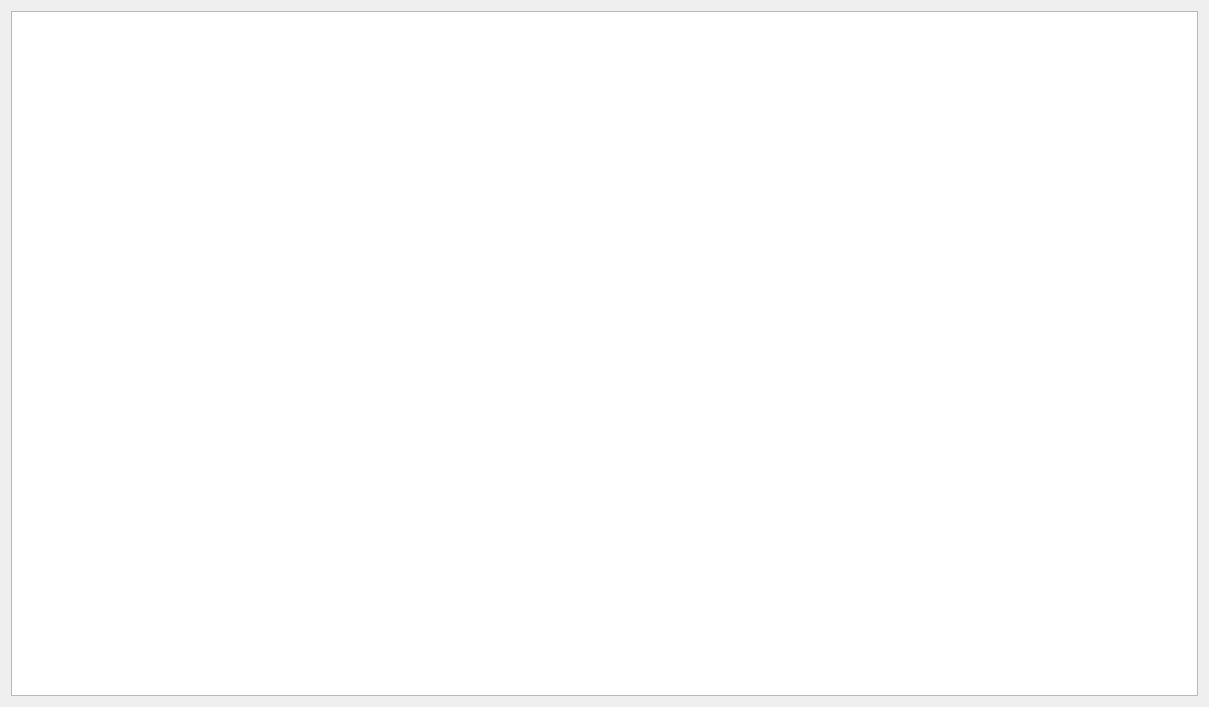
<?xml version="1.0" encoding="UTF-8"?>
<ui version="4.0">
 <class>Dialog</class>
 <widget class="QDialog" name="Dialog">
  <property name="geometry">
   <rect>
    <x>0</x>
    <y>0</y>
    <width>1209</width>
    <height>707</height>
   </rect>
  </property>
  <property name="sizePolicy">
   <sizepolicy hsizetype="Maximum" vsizetype="Minimum">
    <horstretch>0</horstretch>
    <verstretch>0</verstretch>
   </sizepolicy>
  </property>
  <property name="windowTitle">
   <string>Viewer</string>
  </property>
  <property name="layoutDirection">
   <enum>Qt::LeftToRight</enum>
  </property>
  <property name="styleSheet">
   <string notr="true"/>
  </property>
  <layout class="QHBoxLayout" name="horizontalLayout">
   <item>
    <widget class="QTableView" name="tableView">
     <property name="sizePolicy">
      <sizepolicy hsizetype="Expanding" vsizetype="Expanding">
       <horstretch>0</horstretch>
       <verstretch>0</verstretch>
      </sizepolicy>
     </property>
     <property name="minimumSize">
      <size>
       <width>899</width>
       <height>650</height>
      </size>
     </property>
     <property name="autoFillBackground">
      <bool>false</bool>
     </property>
    </widget>
   </item>
  </layout>
 </widget>
 <resources/>
 <connections/>
</ui>
